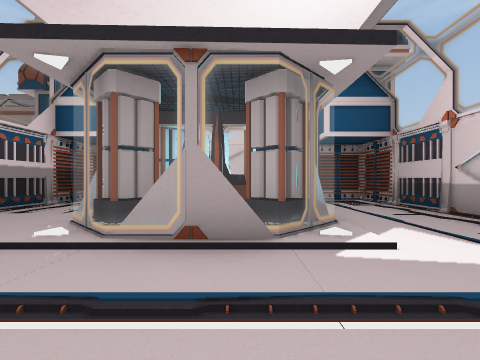
view 1 (above)

16 first-person views from a walk through a Unity game level. The camera is 1.4 m above the floor, looks level and sees 85° across. The floor is counted in squares, 2 m on a side. Each view is taken from the middle of a square. On the plan, view 1 faces up. The plan holds only what a view shows up to about 9 squares ahead; the rest is blank. The place goes on beyond the plan. The player character is not drawn.

view 2
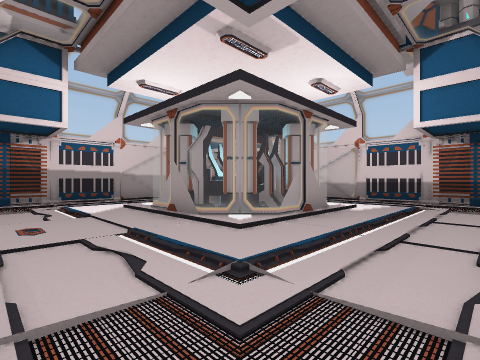

view 3
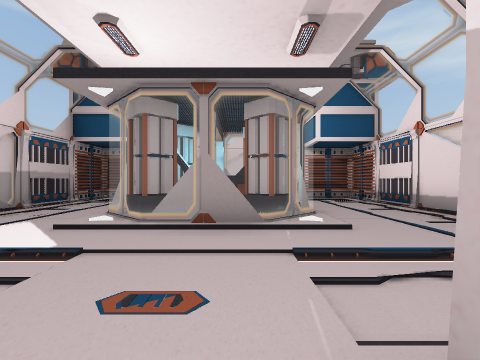

view 4
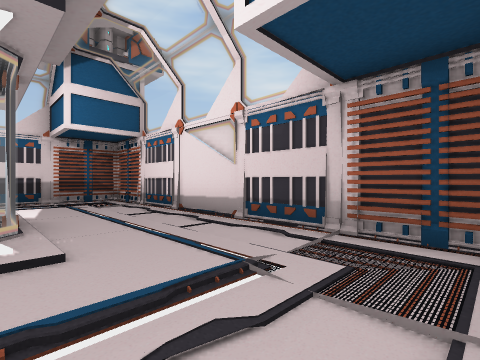

view 5
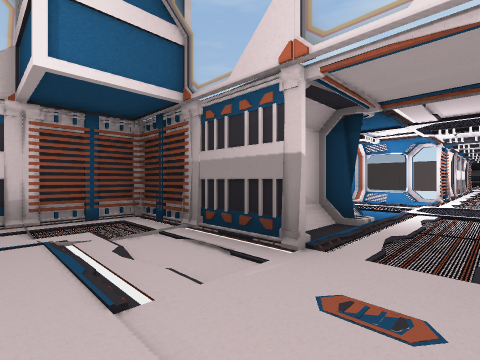

view 6
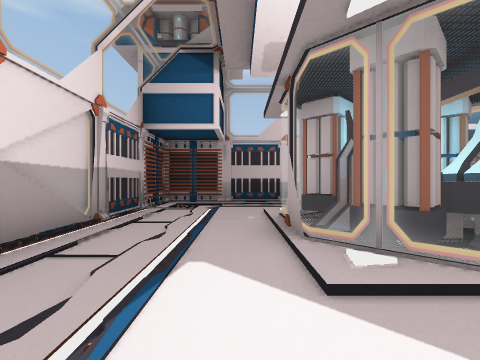

view 7
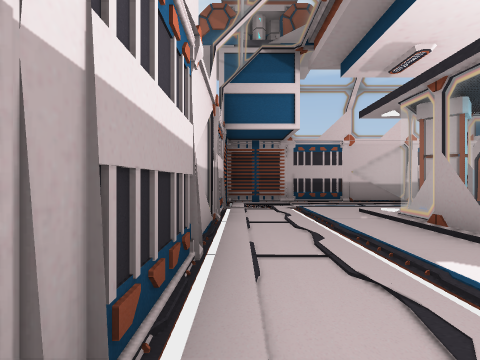

view 8
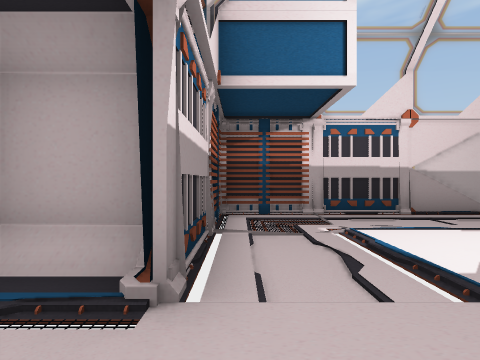

view 9
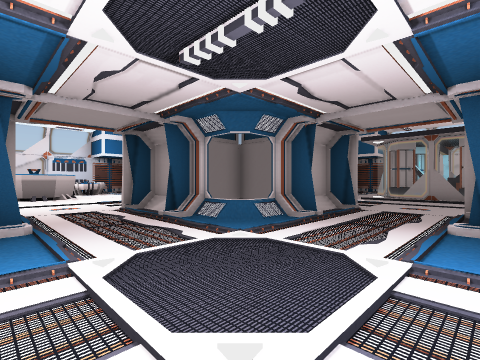

view 10
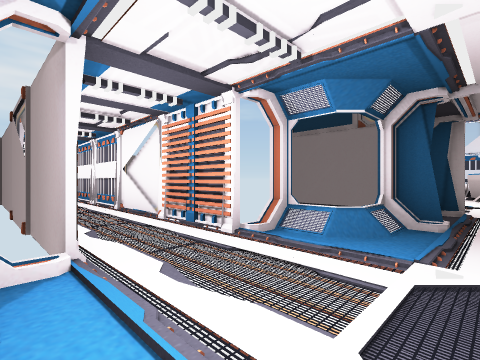

view 11
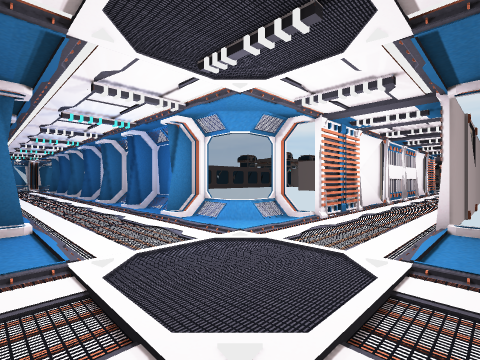

view 12
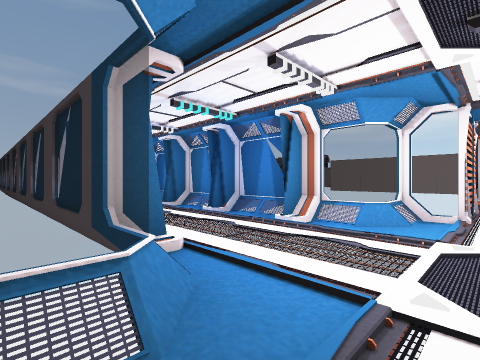

view 13
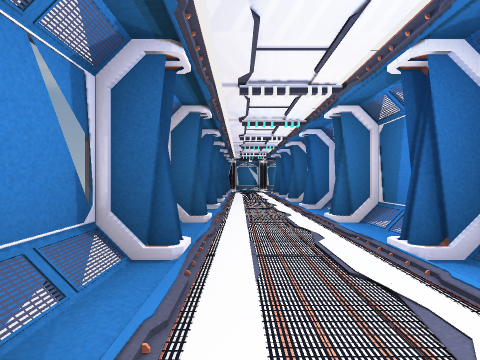

view 14
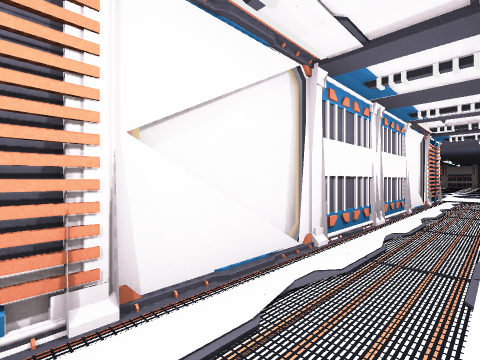

view 15
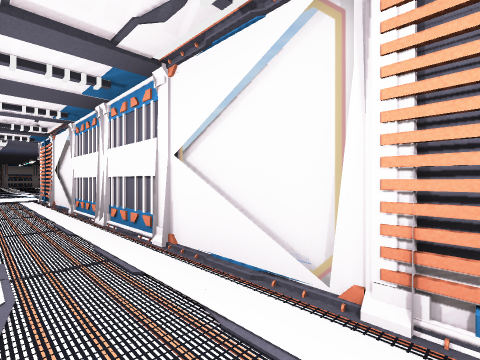

view 16
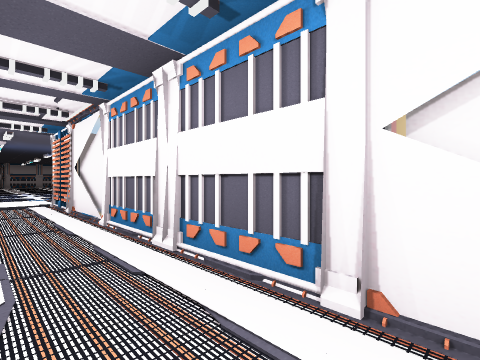

### Floor plan
Key: @ floor where view 1 was taken; # wall or solid block; . floor; / step, stairs or slope; = window, fence, low wall or low ledge; O other object.
Columns run from 27 left of view 1 to 5 right of it. Each row starts with its distance up from view 1.
 15                 OO
 14                 OO
 13                ....
 12                ....
 11                ....
 10                 ..    ####==#####
  9             ####..#####.........#
  8               ##..## #..........#
  7              ##/../###..........#
  6   ##==####==##/..../##.../==/...#
  5 .........................=##=...=
  4 .........................=##=...=
  3   ##==####==##/..../##.../==/...#
  2              ##/../###..........#
  1               ##..## #..........#
  0               #/../# #.....@....#
 -1               ##..## #####==#####
 -2               #/../#
 -3               ##..##
 -4               #/../#
 -5               ##..##
 -6               #/../#

Where each view was taken, in squares from view 1:
view 1: 0 up, 0 right, facing up
view 2: 0 up, 5 left, facing up-right
view 3: 4 up, 6 left, facing right
view 4: 3 up, 5 left, facing down-right
view 5: 5 up, 3 left, facing down-left
view 6: 7 up, 4 left, facing right
view 7: 9 up, 4 left, facing right
view 8: 4 up, 5 left, facing up
view 9: 3 up, 12 left, facing up-right
view 10: 3 up, 11 left, facing up-left
view 11: 6 up, 9 left, facing down-left
view 12: 4 up, 8 left, facing down-left
view 13: 2 up, 10 left, facing down
view 14: 5 up, 15 left, facing down-left
view 15: 4 up, 15 left, facing up-left
view 16: 4 up, 17 left, facing up-left
